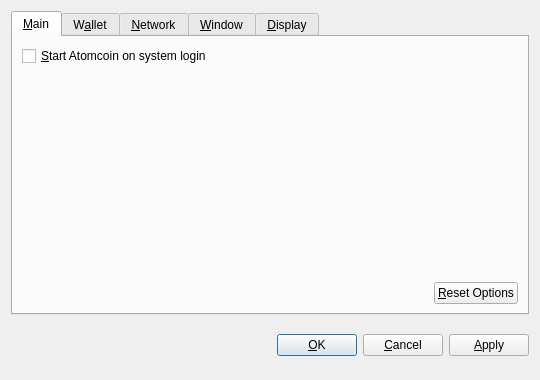
<?xml version="1.0" encoding="UTF-8"?>
<ui version="4.0">
 <class>OptionsDialog</class>
 <widget class="QDialog" name="OptionsDialog">
  <property name="geometry">
   <rect>
    <x>0</x>
    <y>0</y>
    <width>540</width>
    <height>380</height>
   </rect>
  </property>
  <property name="windowTitle">
   <string>Options</string>
  </property>
  <property name="modal">
   <bool>true</bool>
  </property>
  <layout class="QVBoxLayout" name="verticalLayout">
   <item>
    <widget class="QTabWidget" name="tabWidget">
     <property name="tabPosition">
      <enum>QTabWidget::North</enum>
     </property>
     <property name="currentIndex">
      <number>0</number>
     </property>
     <widget class="QWidget" name="tabMain">
      <attribute name="title">
       <string>&amp;Main</string>
      </attribute>
      <layout class="QVBoxLayout" name="verticalLayout_Main">
       <item>
        <widget class="QCheckBox" name="bitcoinAtStartup">
         <property name="toolTip">
          <string>Automatically start Atomcoin after logging in to the system.</string>
         </property>
         <property name="text">
          <string>&amp;Start Atomcoin on system login</string>
         </property>
        </widget>
       </item>
       <item>
        <spacer name="verticalSpacer_Main">
         <property name="orientation">
          <enum>Qt::Vertical</enum>
         </property>
         <property name="sizeHint" stdset="0">
          <size>
           <width>20</width>
           <height>40</height>
          </size>
         </property>
        </spacer>
       </item>
       <item>
        <layout class="QHBoxLayout" name="horizontalLayout_2_Main">
         <item>
          <spacer name="horizontalSpacer_2_Main">
           <property name="orientation">
            <enum>Qt::Horizontal</enum>
           </property>
           <property name="sizeHint" stdset="0">
            <size>
             <width>40</width>
             <height>20</height>
            </size>
           </property>
          </spacer>
         </item>
         <item>
          <widget class="QPushButton" name="resetButton">
           <property name="toolTip">
            <string>Reset all client options to default.</string>
           </property>
           <property name="text">
            <string>&amp;Reset Options</string>
           </property>
           <property name="autoDefault">
            <bool>false</bool>
           </property>
          </widget>
         </item>
        </layout>
       </item>
      </layout>
     </widget>
     <widget class="QWidget" name="tabWallet">
      <attribute name="title">
       <string>W&amp;allet</string>
      </attribute>
      <layout class="QVBoxLayout" name="verticalLayout_Network">
       <item>
        <widget class="QLabel" name="transactionFeeInfoLabel">
         <property name="text">
          <string>Optional transaction fee per kB that helps make sure your transactions are processed quickly. Most transactions are 1 kB.</string>
         </property>
         <property name="textFormat">
          <enum>Qt::PlainText</enum>
         </property>
         <property name="wordWrap">
          <bool>true</bool>
         </property>
        </widget>
       </item>
       <item>
        <layout class="QHBoxLayout" name="horizontalLayout_1_Main">
         <item>
          <widget class="QLabel" name="transactionFeeLabel">
           <property name="text">
            <string>Pay transaction &amp;fee</string>
           </property>
           <property name="textFormat">
            <enum>Qt::PlainText</enum>
           </property>
           <property name="buddy">
            <cstring>transactionFee</cstring>
           </property>
          </widget>
         </item>
         <item>
          <widget class="BitcoinAmountField" name="transactionFee"/>
         </item>
         <item>
          <spacer name="horizontalSpacer_1_Main">
           <property name="orientation">
            <enum>Qt::Horizontal</enum>
           </property>
           <property name="sizeHint" stdset="0">
            <size>
             <width>40</width>
             <height>20</height>
            </size>
           </property>
          </spacer>
         </item>
        </layout>
       </item>
       <item>
        <widget class="QLabel" name="label">
         <property name="text">
          <string>If you disable the spending of unconfirmed change, the change from a transaction cannot be used until that transaction has at least one confirmation. This also affects how your balance is computed.</string>
         </property>
         <property name="wordWrap">
          <bool>true</bool>
         </property>
        </widget>
       </item>
       <item>
        <widget class="QCheckBox" name="spendZeroConfChange">
         <property name="text">
          <string>Spend unconfirmed change  (experts only)</string>
         </property>
        </widget>
       </item>
       <item>
        <spacer name="verticalSpacer">
         <property name="orientation">
          <enum>Qt::Vertical</enum>
         </property>
         <property name="sizeHint" stdset="0">
          <size>
           <width>20</width>
           <height>40</height>
          </size>
         </property>
        </spacer>
       </item>
      </layout>
     </widget>
     <widget class="QWidget" name="tabNetwork">
      <attribute name="title">
       <string>&amp;Network</string>
      </attribute>
      <layout class="QVBoxLayout" name="verticalLayout_Network">
       <item>
        <widget class="QCheckBox" name="mapPortUpnp">
         <property name="toolTip">
          <string>Automatically open the Atomcoin client port on the router. This only works when your router supports UPnP and it is enabled.</string>
         </property>
         <property name="text">
          <string>Map port using &amp;UPnP</string>
         </property>
        </widget>
       </item>
       <item>
        <widget class="QCheckBox" name="connectSocks">
         <property name="toolTip">
          <string>Connect to the Atomcoin network through a SOCKS proxy (e.g. when connecting through Tor).</string>
         </property>
         <property name="text">
          <string>&amp;Connect through SOCKS proxy:</string>
         </property>
        </widget>
       </item>
       <item>
        <layout class="QHBoxLayout" name="horizontalLayout_Network">
         <item>
          <widget class="QLabel" name="proxyIpLabel">
           <property name="text">
            <string>Proxy &amp;IP:</string>
           </property>
           <property name="textFormat">
            <enum>Qt::PlainText</enum>
           </property>
           <property name="buddy">
            <cstring>proxyIp</cstring>
           </property>
          </widget>
         </item>
         <item>
          <widget class="QValidatedLineEdit" name="proxyIp">
           <property name="maximumSize">
            <size>
             <width>140</width>
             <height>16777215</height>
            </size>
           </property>
           <property name="toolTip">
            <string>IP address of the proxy (e.g. 127.0.0.1)</string>
           </property>
          </widget>
         </item>
         <item>
          <widget class="QLabel" name="proxyPortLabel">
           <property name="text">
            <string>&amp;Port:</string>
           </property>
           <property name="textFormat">
            <enum>Qt::PlainText</enum>
           </property>
           <property name="buddy">
            <cstring>proxyPort</cstring>
           </property>
          </widget>
         </item>
         <item>
          <widget class="QLineEdit" name="proxyPort">
           <property name="maximumSize">
            <size>
             <width>55</width>
             <height>16777215</height>
            </size>
           </property>
           <property name="toolTip">
            <string>Port of the proxy (e.g. 9050)</string>
           </property>
          </widget>
         </item>
         <item>
          <widget class="QLabel" name="socksVersionLabel">
           <property name="text">
            <string>SOCKS &amp;Version:</string>
           </property>
           <property name="textFormat">
            <enum>Qt::PlainText</enum>
           </property>
           <property name="buddy">
            <cstring>socksVersion</cstring>
           </property>
          </widget>
         </item>
         <item>
          <widget class="QValueComboBox" name="socksVersion">
           <property name="toolTip">
            <string>SOCKS version of the proxy (e.g. 5)</string>
           </property>
          </widget>
         </item>
         <item>
          <spacer name="horizontalSpacer_Network">
           <property name="orientation">
            <enum>Qt::Horizontal</enum>
           </property>
           <property name="sizeHint" stdset="0">
            <size>
             <width>40</width>
             <height>20</height>
            </size>
           </property>
          </spacer>
         </item>
        </layout>
       </item>
       <item>
        <spacer name="verticalSpacer_Network">
         <property name="orientation">
          <enum>Qt::Vertical</enum>
         </property>
         <property name="sizeHint" stdset="0">
          <size>
           <width>20</width>
           <height>40</height>
          </size>
         </property>
        </spacer>
       </item>
      </layout>
     </widget>
     <widget class="QWidget" name="tabWindow">
      <attribute name="title">
       <string>&amp;Window</string>
      </attribute>
      <layout class="QVBoxLayout" name="verticalLayout_Window">
       <item>
        <widget class="QCheckBox" name="minimizeToTray">
         <property name="toolTip">
          <string>Show only a tray icon after minimizing the window.</string>
         </property>
         <property name="text">
          <string>&amp;Minimize to the tray instead of the taskbar</string>
         </property>
        </widget>
       </item>
       <item>
        <widget class="QCheckBox" name="minimizeOnClose">
         <property name="toolTip">
          <string>Minimize instead of exit the application when the window is closed. When this option is enabled, the application will be closed only after selecting Quit in the menu.</string>
         </property>
         <property name="text">
          <string>M&amp;inimize on close</string>
         </property>
        </widget>
       </item>
       <item>
        <spacer name="verticalSpacer_Window">
         <property name="orientation">
          <enum>Qt::Vertical</enum>
         </property>
         <property name="sizeHint" stdset="0">
          <size>
           <width>20</width>
           <height>40</height>
          </size>
         </property>
        </spacer>
       </item>
      </layout>
     </widget>
     <widget class="QWidget" name="tabDisplay">
      <attribute name="title">
       <string>&amp;Display</string>
      </attribute>
      <layout class="QVBoxLayout" name="verticalLayout_Display">
       <item>
        <layout class="QHBoxLayout" name="horizontalLayout_1_Display">
         <item>
          <widget class="QLabel" name="langLabel">
           <property name="text">
            <string>User Interface &amp;language:</string>
           </property>
           <property name="textFormat">
            <enum>Qt::PlainText</enum>
           </property>
           <property name="buddy">
            <cstring>lang</cstring>
           </property>
          </widget>
         </item>
         <item>
          <widget class="QValueComboBox" name="lang">
           <property name="toolTip">
            <string>The user interface language can be set here. This setting will take effect after restarting Atomcoin.</string>
           </property>
          </widget>
         </item>
        </layout>
       </item>
       <item>
        <layout class="QHBoxLayout" name="horizontalLayout_2_Display">
         <item>
          <widget class="QLabel" name="unitLabel">
           <property name="text">
            <string>&amp;Unit to show amounts in:</string>
           </property>
           <property name="textFormat">
            <enum>Qt::PlainText</enum>
           </property>
           <property name="buddy">
            <cstring>unit</cstring>
           </property>
          </widget>
         </item>
         <item>
          <widget class="QValueComboBox" name="unit">
           <property name="toolTip">
            <string>Choose the default subdivision unit to show in the interface and when sending coins.</string>
           </property>
          </widget>
         </item>
        </layout>
       </item>
       <item>
        <widget class="QCheckBox" name="displayAddresses">
         <property name="toolTip">
          <string>Whether to show Atomcoin addresses in the transaction list or not.</string>
         </property>
         <property name="text">
          <string>&amp;Display addresses in transaction list</string>
         </property>
        </widget>
       </item>
       <item>
        <widget class="QCheckBox" name="coinControlFeatures">
         <property name="toolTip">
          <string>Whether to show coin control features or not.</string>
         </property>
         <property name="text">
          <string>Display coin &amp;control features (experts only!)</string>
         </property>
        </widget>
       </item>
       <item>
        <spacer name="verticalSpacer_Display">
         <property name="orientation">
          <enum>Qt::Vertical</enum>
         </property>
         <property name="sizeHint" stdset="0">
          <size>
           <width>20</width>
           <height>40</height>
          </size>
         </property>
        </spacer>
       </item>
      </layout>
     </widget>
    </widget>
   </item>
   <item>
    <layout class="QHBoxLayout" name="horizontalLayout_Buttons">
     <item>
      <spacer name="horizontalSpacer_1">
       <property name="orientation">
        <enum>Qt::Horizontal</enum>
       </property>
       <property name="sizeHint" stdset="0">
        <size>
         <width>40</width>
         <height>48</height>
        </size>
       </property>
      </spacer>
     </item>
     <item>
      <widget class="QLabel" name="statusLabel">
       <property name="font">
        <font>
         <weight>75</weight>
         <bold>true</bold>
        </font>
       </property>
       <property name="text">
        <string/>
       </property>
       <property name="textFormat">
        <enum>Qt::PlainText</enum>
       </property>
       <property name="wordWrap">
        <bool>true</bool>
       </property>
      </widget>
     </item>
     <item>
      <spacer name="horizontalSpacer_2">
       <property name="orientation">
        <enum>Qt::Horizontal</enum>
       </property>
       <property name="sizeHint" stdset="0">
        <size>
         <width>40</width>
         <height>48</height>
        </size>
       </property>
      </spacer>
     </item>
     <item>
      <widget class="QPushButton" name="okButton">
       <property name="text">
        <string>&amp;OK</string>
       </property>
      </widget>
     </item>
     <item>
      <widget class="QPushButton" name="cancelButton">
       <property name="text">
        <string>&amp;Cancel</string>
       </property>
       <property name="autoDefault">
        <bool>false</bool>
       </property>
      </widget>
     </item>
     <item>
      <widget class="QPushButton" name="applyButton">
       <property name="text">
        <string>&amp;Apply</string>
       </property>
       <property name="autoDefault">
        <bool>false</bool>
       </property>
      </widget>
     </item>
    </layout>
   </item>
  </layout>
 </widget>
 <customwidgets>
  <customwidget>
   <class>BitcoinAmountField</class>
   <extends>QSpinBox</extends>
   <header>bitcoinamountfield.h</header>
  </customwidget>
  <customwidget>
   <class>QValueComboBox</class>
   <extends>QComboBox</extends>
   <header>qvaluecombobox.h</header>
  </customwidget>
  <customwidget>
   <class>QValidatedLineEdit</class>
   <extends>QLineEdit</extends>
   <header>qvalidatedlineedit.h</header>
  </customwidget>
 </customwidgets>
 <resources/>
 <connections/>
</ui>
